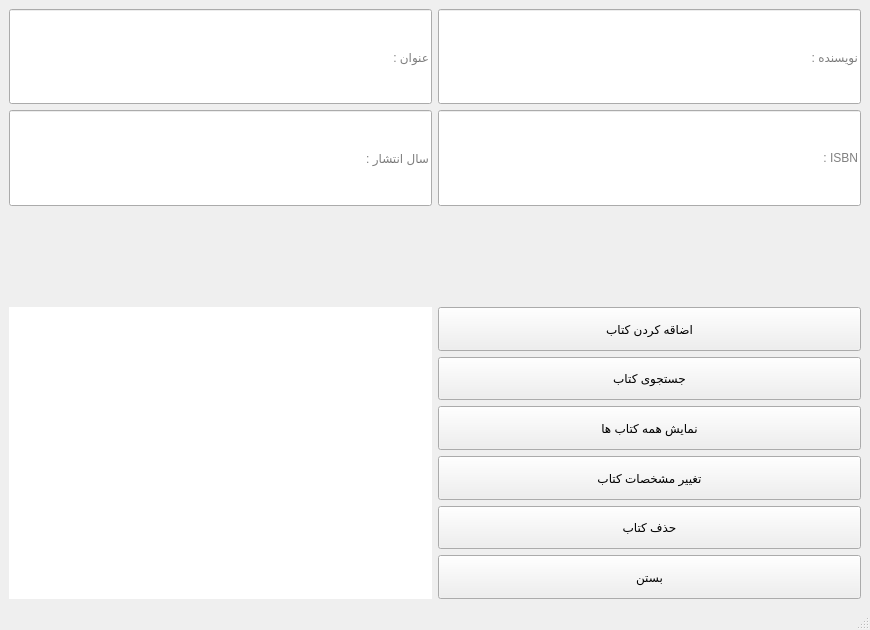
<?xml version="1.0" encoding="UTF-8"?>
<ui version="4.0">
 <class>MainWindow</class>
 <widget class="QMainWindow" name="MainWindow">
  <property name="geometry">
   <rect>
    <x>0</x>
    <y>0</y>
    <width>870</width>
    <height>630</height>
   </rect>
  </property>
  <property name="windowTitle">
   <string>book_saver</string>
  </property>
  <widget class="QWidget" name="centralwidget">
   <layout class="QGridLayout" name="gridLayout_4">
    <item row="1" column="0">
     <layout class="QGridLayout" name="gridLayout_2">
      <item row="0" column="0">
       <widget class="QLabel" name="label_show_all">
        <property name="sizePolicy">
         <sizepolicy hsizetype="Expanding" vsizetype="Expanding">
          <horstretch>0</horstretch>
          <verstretch>0</verstretch>
         </sizepolicy>
        </property>
        <property name="styleSheet">
         <string notr="true">background-color: white;</string>
        </property>
        <property name="text">
         <string/>
        </property>
        <property name="alignment">
         <set>Qt::AlignCenter</set>
        </property>
       </widget>
      </item>
     </layout>
    </item>
    <item row="1" column="1">
     <layout class="QGridLayout" name="gridLayout">
      <item row="5" column="0">
       <widget class="QPushButton" name="pushButton_delete">
        <property name="sizePolicy">
         <sizepolicy hsizetype="Expanding" vsizetype="Expanding">
          <horstretch>0</horstretch>
          <verstretch>0</verstretch>
         </sizepolicy>
        </property>
        <property name="text">
         <string>حذف کتاب</string>
        </property>
       </widget>
      </item>
      <item row="4" column="0">
       <widget class="QPushButton" name="pushButton_edit">
        <property name="sizePolicy">
         <sizepolicy hsizetype="Expanding" vsizetype="Expanding">
          <horstretch>0</horstretch>
          <verstretch>0</verstretch>
         </sizepolicy>
        </property>
        <property name="text">
         <string>تغییر مشخصات کتاب</string>
        </property>
       </widget>
      </item>
      <item row="3" column="0">
       <widget class="QPushButton" name="pushButton_show_all">
        <property name="sizePolicy">
         <sizepolicy hsizetype="Expanding" vsizetype="Expanding">
          <horstretch>0</horstretch>
          <verstretch>0</verstretch>
         </sizepolicy>
        </property>
        <property name="text">
         <string>نمایش همه کتاب ها</string>
        </property>
       </widget>
      </item>
      <item row="2" column="0">
       <widget class="QPushButton" name="pushButton_search">
        <property name="sizePolicy">
         <sizepolicy hsizetype="Expanding" vsizetype="Expanding">
          <horstretch>0</horstretch>
          <verstretch>0</verstretch>
         </sizepolicy>
        </property>
        <property name="text">
         <string>جستجوی کتاب</string>
        </property>
       </widget>
      </item>
      <item row="6" column="0">
       <widget class="QPushButton" name="pushButton_quit">
        <property name="sizePolicy">
         <sizepolicy hsizetype="Expanding" vsizetype="Expanding">
          <horstretch>0</horstretch>
          <verstretch>0</verstretch>
         </sizepolicy>
        </property>
        <property name="text">
         <string>بستن</string>
        </property>
       </widget>
      </item>
      <item row="1" column="0">
       <widget class="QPushButton" name="pushButton_add">
        <property name="sizePolicy">
         <sizepolicy hsizetype="Expanding" vsizetype="Expanding">
          <horstretch>0</horstretch>
          <verstretch>0</verstretch>
         </sizepolicy>
        </property>
        <property name="text">
         <string>اضاقه کردن کتاب</string>
        </property>
       </widget>
      </item>
     </layout>
    </item>
    <item row="0" column="0" colspan="2">
     <layout class="QGridLayout" name="gridLayout_3">
      <item row="0" column="0">
       <widget class="QLineEdit" name="lineEdit_title">
        <property name="sizePolicy">
         <sizepolicy hsizetype="Expanding" vsizetype="Expanding">
          <horstretch>0</horstretch>
          <verstretch>0</verstretch>
         </sizepolicy>
        </property>
        <property name="placeholderText">
         <string>عنوان :</string>
        </property>
       </widget>
      </item>
      <item row="0" column="1">
       <widget class="QLineEdit" name="lineEdit_author">
        <property name="sizePolicy">
         <sizepolicy hsizetype="Expanding" vsizetype="Expanding">
          <horstretch>0</horstretch>
          <verstretch>0</verstretch>
         </sizepolicy>
        </property>
        <property name="placeholderText">
         <string>نویسنده :</string>
        </property>
       </widget>
      </item>
      <item row="1" column="0">
       <widget class="QLineEdit" name="lineEdit_year">
        <property name="sizePolicy">
         <sizepolicy hsizetype="Expanding" vsizetype="Expanding">
          <horstretch>0</horstretch>
          <verstretch>0</verstretch>
         </sizepolicy>
        </property>
        <property name="placeholderText">
         <string>سال انتشار :</string>
        </property>
       </widget>
      </item>
      <item row="1" column="1">
       <widget class="QLineEdit" name="lineEdit_ISBN">
        <property name="sizePolicy">
         <sizepolicy hsizetype="Expanding" vsizetype="Expanding">
          <horstretch>0</horstretch>
          <verstretch>0</verstretch>
         </sizepolicy>
        </property>
        <property name="alignment">
         <set>Qt::AlignRight|Qt::AlignTrailing|Qt::AlignVCenter</set>
        </property>
        <property name="placeholderText">
         <string>: ISBN</string>
        </property>
       </widget>
      </item>
      <item row="2" column="0">
       <spacer name="verticalSpacer">
        <property name="orientation">
         <enum>Qt::Vertical</enum>
        </property>
        <property name="sizeHint" stdset="0">
         <size>
          <width>20</width>
          <height>40</height>
         </size>
        </property>
       </spacer>
      </item>
     </layout>
    </item>
   </layout>
  </widget>
  <widget class="QMenuBar" name="menubar">
   <property name="geometry">
    <rect>
     <x>0</x>
     <y>0</y>
     <width>870</width>
     <height>26</height>
    </rect>
   </property>
  </widget>
  <widget class="QStatusBar" name="statusbar"/>
 </widget>
 <resources/>
 <connections/>
</ui>
